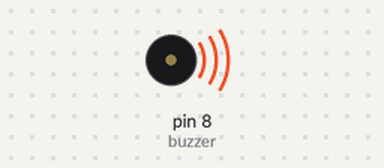
The sketch below on a simulated Arduino Uno, built with avr-gcc and run on an emulated ATmega328P. Parts: buzzer (waves = sounding).

Above: at 0.1 s.
Timing chart, 0 to 40.0 s (numbered marks = the images above):
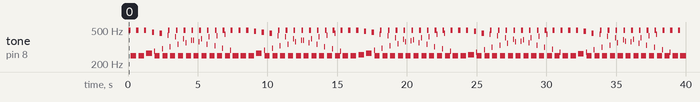

The sketch:

activeBuzzer.ino
```cpp
// will never use a active buzzer but here it is just in case.

int buzzer = 8; // pin for buzzer
void setup()
{
 pinMode(buzzer,OUTPUT);//initialize buzzer output
}
void loop()
{
 unsigned char i;
 while(1)
 {
   //output an frequency
   for(i=0;i<80;i++)
   {
    digitalWrite(buzzer,HIGH);
    delay(1);//wait for 1ms
    digitalWrite(buzzer,LOW);
    delay(1);//wait for 1ms
    }
    //output another frequency
     for(i=0;i<100;i++)
      {
        digitalWrite(buzzer,HIGH);
        delay(2);//wait for 2ms
        digitalWrite(buzzer,LOW);
        delay(2);//wait for 2ms
      }
  }
}
```

Measured:
- by itself, tone on pin 8 (buzzer): plays 496 Hz for 0.16 s, 249 Hz for 0.40 s, 496 Hz for 0.16 s, 249 Hz for 0.40 s, 496 Hz for 0.16 s, 268 Hz for 0.40 s … (240 notes in this stretch)
